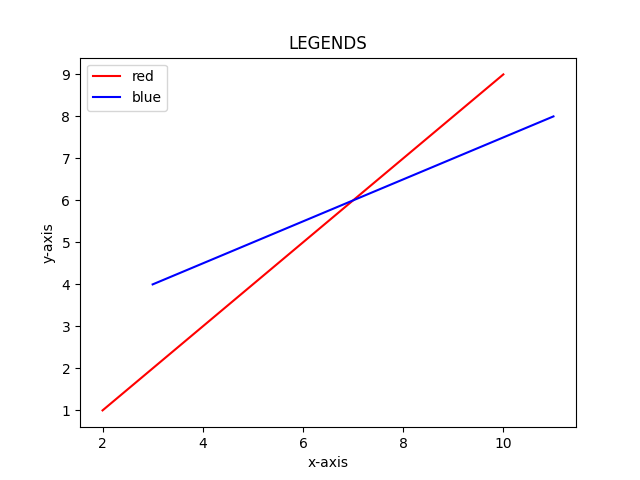

Write Python code to recreate this figure.
import numpy as np
import matplotlib.pyplot as plt
x=np.array([2,4,6,8,10])
y=np.array([1,3,5,7,9])
x1=np.array([3,5,7,9,11])
y1=np.array([4,5,6,7,8])
plt.plot(x,y,color='red')
plt.plot(x1,y1,color='blue')
plt.legend(['red','blue'])
plt.title('LEGENDS')
plt.xlabel('x-axis')
plt.ylabel('y-axis')
plt.show()
